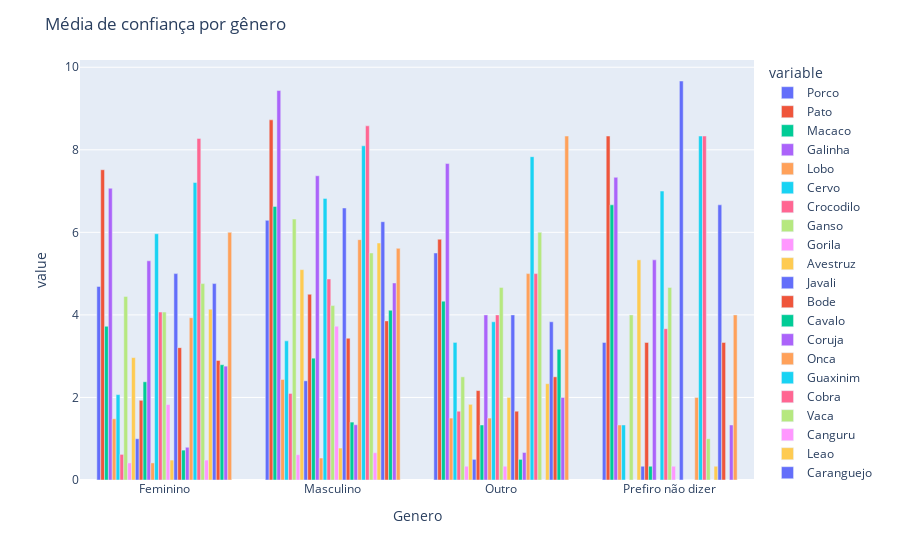

The notebook cell saved with this chart:
### Code cell
df
# stack by gender 
df5 = df.groupby(['Genero']).mean()
#df5
# remove age column
df5 = df5.drop(columns=['Idade'])
# plot 
fig = px.bar(df5, x=df5.index, y=df5.columns, barmode='group')
fig.update_layout(title_text='Média de confiança por gênero')
fig.show()

### Figure 1 — Plotly figure (JSON) as saved in the notebook; plotly's stock layout.template omitted (floating-point values rounded to 4 significant figures)
{"data": [{"alignmentgroup": "True", "hovertemplate": "variable=Porco<br>Genero=%{x}<br>value=%{y}<extra></extra>", "legendgroup": "Porco", "marker": {"color": "#636efa"}, "name": "Porco", "offsetgroup": "Porco", "orientation": "v", "showlegend": true, "textposition": "auto", "type": "bar", "x": ["Feminino", "Masculino", "Outro", "Prefiro não dizer"], "xaxis": "x", "y": [4.69, 6.29, 5.5, 3.333], "yaxis": "y"}, {"alignmentgroup": "True", "hovertemplate": "variable=Pato<br>Genero=%{x}<br>value=%{y}<extra></extra>", "legendgroup": "Pato", "marker": {"color": "#EF553B"}, "name": "Pato", "offsetgroup": "Pato", "orientation": "v", "showlegend": true, "textposition": "auto", "type": "bar", "x": ["Feminino", "Masculino", "Outro", "Prefiro não dizer"], "xaxis": "x", "y": [7.517, 8.726, 5.833, 8.333], "yaxis": "y"}, {"alignmentgroup": "True", "hovertemplate": "variable=Macaco<br>Genero=%{x}<br>value=%{y}<extra></extra>", "legendgroup": "Macaco", "marker": {"color": "#00cc96"}, "name": "Macaco", "offsetgroup": "Macaco", "orientation": "v", "showlegend": true, "textposition": "auto", "type": "bar", "x": ["Feminino", "Masculino", "Outro", "Prefiro não dizer"], "xaxis": "x", "y": [3.724, 6.629, 4.333, 6.667], "yaxis": "y"}, {"alignmentgroup": "True", "hovertemplate": "variable=Galinha<br>Genero=%{x}<br>value=%{y}<extra></extra>", "legendgroup": "Galinha", "marker": {"color": "#ab63fa"}, "name": "Galinha", "offsetgroup": "Galinha", "orientation": "v", "showlegend": true, "textposition": "auto", "type": "bar", "x": ["Feminino", "Masculino", "Outro", "Prefiro não dizer"], "xaxis": "x", "y": [7.069, 9.435, 7.667, 7.333], "yaxis": "y"}, {"alignmentgroup": "True", "hovertemplate": "variable=Lobo<br>Genero=%{x}<br>value=%{y}<extra></extra>", "legendgroup": "Lobo", "marker": {"color": "#FFA15A"}, "name": "Lobo", "offsetgroup": "Lobo", "orientation": "v", "showlegend": true, "textposition": "auto", "type": "bar", "x": ["Feminino", "Masculino", "Outro", "Prefiro não dizer"], "xaxis": "x", "y": [1.483, 2.435, 1.5, 1.333], "yaxis": "y"}, {"alignmentgroup": "True", "hovertemplate": "variable=Cervo<br>Genero=%{x}<br>value=%{y}<extra></extra>", "legendgroup": "Cervo", "marker": {"color": "#19d3f3"}, "name": "Cervo", "offsetgroup": "Cervo", "orientation": "v", "showlegend": true, "textposition": "auto", "type": "bar", "x": ["Feminino", "Masculino", "Outro", "Prefiro não dizer"], "xaxis": "x", "y": [2.069, 3.371, 3.333, 1.333], "yaxis": "y"}, {"alignmentgroup": "True", "hovertemplate": "variable=Crocodilo<br>Genero=%{x}<br>value=%{y}<extra></extra>", "legendgroup": "Crocodilo", "marker": {"color": "#FF6692"}, "name": "Crocodilo", "offsetgroup": "Crocodilo", "orientation": "v", "showlegend": true, "textposition": "auto", "type": "bar", "x": ["Feminino", "Masculino", "Outro", "Prefiro não dizer"], "xaxis": "x", "y": [0.6207, 2.097, 1.667, 0], "yaxis": "y"}, {"alignmentgroup": "True", "hovertemplate": "variable=Ganso<br>Genero=%{x}<br>value=%{y}<extra></extra>", "legendgroup": "Ganso", "marker": {"color": "#B6E880"}, "name": "Ganso", "offsetgroup": "Ganso", "orientation": "v", "showlegend": true, "textposition": "auto", "type": "bar", "x": ["Feminino", "Masculino", "Outro", "Prefiro não dizer"], "xaxis": "x", "y": [4.448, 6.323, 2.5, 4], "yaxis": "y"}, {"alignmentgroup": "True", "hovertemplate": "variable=Gorila<br>Genero=%{x}<br>value=%{y}<extra></extra>", "legendgroup": "Gorila", "marker": {"color": "#FF97FF"}, "name": "Gorila", "offsetgroup": "Gorila", "orientation": "v", "showlegend": true, "textposition": "auto", "type": "bar", "x": ["Feminino", "Masculino", "Outro", "Prefiro não dizer"], "xaxis": "x", "y": [0.4138, 0.6129, 0.3333, 0], "yaxis": "y"}, {"alignmentgroup": "True", "hovertemplate": "variable=Avestruz<br>Genero=%{x}<br>value=%{y}<extra></extra>", "legendgroup": "Avestruz", "marker": {"color": "#FECB52"}, "name": "Avestruz", "offsetgroup": "Avestruz", "orientation": "v", "showlegend": true, "textposition": "auto", "type": "bar", "x": ["Feminino", "Masculino", "Outro", "Prefiro não dizer"], "xaxis": "x", "y": [2.966, 5.097, 1.833, 5.333], "yaxis": "y"}, {"alignmentgroup": "True", "hovertemplate": "variable=Javali<br>Genero=%{x}<br>value=%{y}<extra></extra>", "legendgroup": "Javali", "marker": {"color": "#636efa"}, "name": "Javali", "offsetgroup": "Javali", "orientation": "v", "showlegend": true, "textposition": "auto", "type": "bar", "x": ["Feminino", "Masculino", "Outro", "Prefiro não dizer"], "xaxis": "x", "y": [1, 2.403, 0.5, 0.3333], "yaxis": "y"}, {"alignmentgroup": "True", "hovertemplate": "variable=Bode<br>Genero=%{x}<br>value=%{y}<extra></extra>", "legendgroup": "Bode", "marker": {"color": "#EF553B"}, "name": "Bode", "offsetgroup": "Bode", "orientation": "v", "showlegend": true, "textposition": "auto", "type": "bar", "x": ["Feminino", "Masculino", "Outro", "Prefiro não dizer"], "xaxis": "x", "y": [1.931, 4.5, 2.167, 3.333], "yaxis": "y"}, {"alignmentgroup": "True", "hovertemplate": "variable=Cavalo<br>Genero=%{x}<br>value=%{y}<extra></extra>", "legendgroup": "Cavalo", "marker": {"color": "#00cc96"}, "name": "Cavalo", "offsetgroup": "Cavalo", "orientation": "v", "showlegend": true, "textposition": "auto", "type": "bar", "x": ["Feminino", "Masculino", "Outro", "Prefiro não dizer"], "xaxis": "x", "y": [2.379, 2.952, 1.333, 0.3333], "yaxis": "y"}, {"alignmentgroup": "True", "hovertemplate": "variable=Coruja<br>Genero=%{x}<br>value=%{y}<extra></extra>", "legendgroup": "Coruja", "marker": {"color": "#ab63fa"}, "name": "Coruja", "offsetgroup": "Coruja", "orientation": "v", "showlegend": true, "textposition": "auto", "type": "bar", "x": ["Feminino", "Masculino", "Outro", "Prefiro não dizer"], "xaxis": "x", "y": [5.31, 7.371, 4, 5.333], "yaxis": "y"}, {"alignmentgroup": "True", "hovertemplate": "variable=Onca<br>Genero=%{x}<br>value=%{y}<extra></extra>", "legendgroup": "Onca", "marker": {"color": "#FFA15A"}, "name": "Onca", "offsetgroup": "Onca", "orientation": "v", "showlegend": true, "textposition": "auto", "type": "bar", "x": ["Feminino", "Masculino", "Outro", "Prefiro não dizer"], "xaxis": "x", "y": [0.4138, 0.5323, 1.5, 0], "yaxis": "y"}, {"alignmentgroup": "True", "hovertemplate": "variable=Guaxinim<br>Genero=%{x}<br>value=%{y}<extra></extra>", "legendgroup": "Guaxinim", "marker": {"color": "#19d3f3"}, "name": "Guaxinim", "offsetgroup": "Guaxinim", "orientation": "v", "showlegend": true, "textposition": "auto", "type": "bar", "x": ["Feminino", "Masculino", "Outro", "Prefiro não dizer"], "xaxis": "x", "y": [5.966, 6.823, 3.833, 7], "yaxis": "y"}, {"alignmentgroup": "True", "hovertemplate": "variable=Cobra<br>Genero=%{x}<br>value=%{y}<extra></extra>", "legendgroup": "Cobra", "marker": {"color": "#FF6692"}, "name": "Cobra", "offsetgroup": "Cobra", "orientation": "v", "showlegend": true, "textposition": "auto", "type": "bar", "x": ["Feminino", "Masculino", "Outro", "Prefiro não dizer"], "xaxis": "x", "y": [4.069, 4.871, 4, 3.667], "yaxis": "y"}, {"alignmentgroup": "True", "hovertemplate": "variable=Vaca<br>Genero=%{x}<br>value=%{y}<extra></extra>", "legendgroup": "Vaca", "marker": {"color": "#B6E880"}, "name": "Vaca", "offsetgroup": "Vaca", "orientation": "v", "showlegend": true, "textposition": "auto", "type": "bar", "x": ["Feminino", "Masculino", "Outro", "Prefiro não dizer"], "xaxis": "x", "y": [4.069, 4.226, 4.667, 4.667], "yaxis": "y"}, {"alignmentgroup": "True", "hovertemplate": "variable=Canguru<br>Genero=%{x}<br>value=%{y}<extra></extra>", "legendgroup": "Canguru", "marker": {"color": "#FF97FF"}, "name": "Canguru", "offsetgroup": "Canguru", "orientation": "v", "showlegend": true, "textposition": "auto", "type": "bar", "x": ["Feminino", "Masculino", "Outro", "Prefiro não dizer"], "xaxis": "x", "y": [1.828, 3.726, 0.3333, 0.3333], "yaxis": "y"}, {"alignmentgroup": "True", "hovertemplate": "variable=Leao<br>Genero=%{x}<br>value=%{y}<extra></extra>", "legendgroup": "Leao", "marker": {"color": "#FECB52"}, "name": "Leao", "offsetgroup": "Leao", "orientation": "v", "showlegend": true, "textposition": "auto", "type": "bar", "x": ["Feminino", "Masculino", "Outro", "Prefiro não dizer"], "xaxis": "x", "y": [0.4828, 0.7742, 2, 0], "yaxis": "y"}, {"alignmentgroup": "True", "hovertemplate": "variable=Caranguejo<br>Genero=%{x}<br>value=%{y}<extra></extra>", "legendgroup": "Caranguejo", "marker": {"color": "#636efa"}, "name": "Caranguejo", "offsetgroup": "Caranguejo", "orientation": "v", "showlegend": true, "textposition": "auto", "type": "bar", "x": ["Feminino", "Masculino", "Outro", "Prefiro não dizer"], "xaxis": "x", "y": [5, 6.59, 4, 9.667], "yaxis": "y"}, {"alignmentgroup": "True", "hovertemplate": "variable=Morsa<br>Genero=%{x}<br>value=%{y}<extra></extra>", "legendgroup": "Morsa", "marker": {"color": "#EF553B"}, "name": "Morsa", "offsetgroup": "Morsa", "orientation": "v", "showlegend": true, "textposition": "auto", "type": "bar", "x": ["Feminino", "Masculino", "Outro", "Prefiro não dizer"], "xaxis": "x", "y": [3.207, 3.435, 1.667, 0], "yaxis": "y"}, {"alignmentgroup": "True", "hovertemplate": "variable=Touro<br>Genero=%{x}<br>value=%{y}<extra></extra>", "legendgroup": "Touro", "marker": {"color": "#00cc96"}, "name": "Touro", "offsetgroup": "Touro", "orientation": "v", "showlegend": true, "textposition": "auto", "type": "bar", "x": ["Feminino", "Masculino", "Outro", "Prefiro não dizer"], "xaxis": "x", "y": [0.7241, 1.403, 0.5, 0], "yaxis": "y"}, {"alignmentgroup": "True", "hovertemplate": "variable=Urso<br>Genero=%{x}<br>value=%{y}<extra></extra>", "legendgroup": "Urso", "marker": {"color": "#ab63fa"}, "name": "Urso", "offsetgroup": "Urso", "orientation": "v", "showlegend": true, "textposition": "auto", "type": "bar", "x": ["Feminino", "Masculino", "Outro", "Prefiro não dizer"], "xaxis": "x", "y": [0.7931, 1.339, 0.6667, 0], "yaxis": "y"}, {"alignmentgroup": "True", "hovertemplate": "variable=Raposa<br>Genero=%{x}<br>value=%{y}<extra></extra>", "legendgroup": "Raposa", "marker": {"color": "#FFA15A"}, "name": "Raposa", "offsetgroup": "Raposa", "orientation": "v", "showlegend": true, "textposition": "auto", "type": "bar", "x": ["Feminino", "Masculino", "Outro", "Prefiro não dizer"], "xaxis": "x", "y": [3.931, 5.823, 5, 2], "yaxis": "y"}, {"alignmentgroup": "True", "hovertemplate": "variable=Pinguim<br>Genero=%{x}<br>value=%{y}<extra></extra>", "legendgroup": "Pinguim", "marker": {"color": "#19d3f3"}, "name": "Pinguim", "offsetgroup": "Pinguim", "orientation": "v", "showlegend": true, "textposition": "auto", "type": "bar", "x": ["Feminino", "Masculino", "Outro", "Prefiro não dizer"], "xaxis": "x", "y": [7.207, 8.097, 7.833, 8.333], "yaxis": "y"}, {"alignmentgroup": "True", "hovertemplate": "variable=Rato<br>Genero=%{x}<br>value=%{y}<extra></extra>", "legendgroup": "Rato", "marker": {"color": "#FF6692"}, "name": "Rato", "offsetgroup": "Rato", "orientation": "v", "showlegend": true, "textposition": "auto", "type": "bar", "x": ["Feminino", "Masculino", "Outro", "Prefiro não dizer"], "xaxis": "x", "y": [8.276, 8.581, 5, 8.333], "yaxis": "y"}, {"alignmentgroup": "True", "hovertemplate": "variable=Capivara<br>Genero=%{x}<br>value=%{y}<extra></extra>", "legendgroup": "Capivara", "marker": {"color": "#B6E880"}, "name": "Capivara", "offsetgroup": "Capivara", "orientation": "v", "showlegend": true, "textposition": "auto", "type": "bar", "x": ["Feminino", "Masculino", "Outro", "Prefiro não dizer"], "xaxis": "x", "y": [4.759, 5.5, 6, 1], "yaxis": "y"}, {"alignmentgroup": "True", "hovertemplate": "variable=Elefante<br>Genero=%{x}<br>value=%{y}<extra></extra>", "legendgroup": "Elefante", "marker": {"color": "#FF97FF"}, "name": "Elefante", "offsetgroup": "Elefante", "orientation": "v", "showlegend": true, "textposition": "auto", "type": "bar", "x": ["Feminino", "Masculino", "Outro", "Prefiro não dizer"], "xaxis": "x", "y": [0.4828, 0.6613, 0, 0], "yaxis": "y"}, {"alignmentgroup": "True", "hovertemplate": "variable=Porcoespinho<br>Genero=%{x}<br>value=%{y}<extra></extra>", "legendgroup": "Porcoespinho", "marker": {"color": "#FECB52"}, "name": "Porcoespinho", "offsetgroup": "Porcoespinho", "orientation": "v", "showlegend": true, "textposition": "auto", "type": "bar", "x": ["Feminino", "Masculino", "Outro", "Prefiro não dizer"], "xaxis": "x", "y": [4.138, 5.742, 2.333, 0.3333], "yaxis": "y"}, {"alignmentgroup": "True", "hovertemplate": "variable=Tartaruga<br>Genero=%{x}<br>value=%{y}<extra></extra>", "legendgroup": "Tartaruga", "marker": {"color": "#636efa"}, "name": "Tartaruga", "offsetgroup": "Tartaruga", "orientation": "v", "showlegend": true, "textposition": "auto", "type": "bar", "x": ["Feminino", "Masculino", "Outro", "Prefiro não dizer"], "xaxis": "x", "y": [4.759, 6.258, 3.833, 6.667], "yaxis": "y"}, {"alignmentgroup": "True", "hovertemplate": "variable=Camelo<br>Genero=%{x}<br>value=%{y}<extra></extra>", "legendgroup": "Camelo", "marker": {"color": "#EF553B"}, "name": "Camelo", "offsetgroup": "Camelo", "orientation": "v", "showlegend": true, "textposition": "auto", "type": "bar", "x": ["Feminino", "Masculino", "Outro", "Prefiro não dizer"], "xaxis": "x", "y": [2.897, 3.855, 2.5, 3.333], "yaxis": "y"}, {"alignmentgroup": "True", "hovertemplate": "variable=Dromedario<br>Genero=%{x}<br>value=%{y}<extra></extra>", "legendgroup": "Dromedario", "marker": {"color": "#00cc96"}, "name": "Dromedario", "offsetgroup": "Dromedario", "orientation": "v", "showlegend": true, "textposition": "auto", "type": "bar", "x": ["Feminino", "Masculino", "Outro", "Prefiro não dizer"], "xaxis": "x", "y": [2.793, 4.113, 3.167, 0], "yaxis": "y"}, {"alignmentgroup": "True", "hovertemplate": "variable=Lagarto<br>Genero=%{x}<br>value=%{y}<extra></extra>", "legendgroup": "Lagarto", "marker": {"color": "#ab63fa"}, "name": "Lagarto", "offsetgroup": "Lagarto", "orientation": "v", "showlegend": true, "textposition": "auto", "type": "bar", "x": ["Feminino", "Masculino", "Outro", "Prefiro não dizer"], "xaxis": "x", "y": [2.759, 4.774, 2, 1.333], "yaxis": "y"}, {"alignmentgroup": "True", "hovertemplate": "variable=Ornitorrinco<br>Genero=%{x}<br>value=%{y}<extra></extra>", "legendgroup": "Ornitorrinco", "marker": {"color": "#FFA15A"}, "name": "Ornitorrinco", "offsetgroup": "Ornitorrinco", "orientation": "v", "showlegend": true, "textposition": "auto", "type": "bar", "x": ["Feminino", "Masculino", "Outro", "Prefiro não dizer"], "xaxis": "x", "y": [6, 5.613, 8.333, 4], "yaxis": "y"}], "layout": {"barmode": "group", "legend": {"title": {"text": "variable"}, "tracegroupgap": 0}, "margin": {"t": 60}, "title": {"text": "Média de confiança por gênero"}, "xaxis": {"anchor": "y", "domain": [0, 1], "title": {"text": "Genero"}}, "yaxis": {"anchor": "x", "domain": [0, 1], "title": {"text": "value"}}}}
